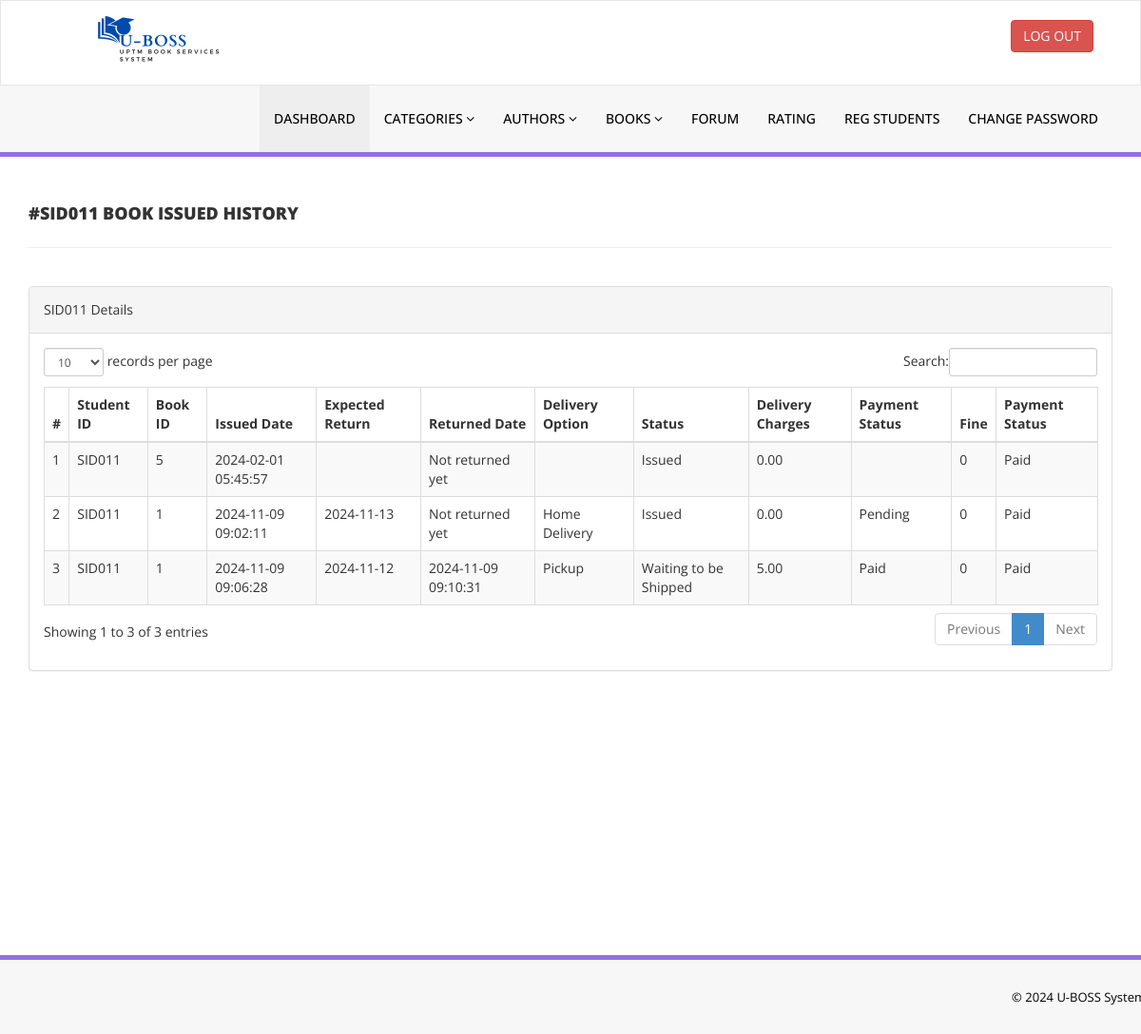
Screenshot of /library/admin/student-history.php?stdid=SID011 (signed in) with the database file from the repository.
### tables this page shows
CREATE TABLE `tblissuedbookdetails` (
  `id` int(11) NOT NULL,
  `BookId` int(11) DEFAULT NULL,
  `StudentID` varchar(150) DEFAULT NULL,
  `IssuesDate` timestamp NULL DEFAULT current_timestamp(),
  `ReturnDate` timestamp NULL DEFAULT NULL ON UPDATE current_timestamp(),
  `DeliveryOption` varchar(50) DEFAULT NULL,
  `status` enum('Issued','Returned','Waiting to be Shipped','Waiting to be Pickup') DEFAULT 'Issued',
  `ExpectedReturnDate` date DEFAULT NULL,
  `pay_status` enum('Paid','Pending','Not Paid') DEFAULT 'Pending',
  `amount` decimal(10,2) DEFAULT 0.00,
  `fine` int(11) NOT NULL,
  `payment_status` enum('Paid','Pending','Not Paid') NOT NULL
);

### library/admin/student-history.php (the view, shortened to what this page needs)
<?php
include('includes/config.php');
if (strlen($_SESSION['alogin']) == 0) {
    header('location:index.php');
} else {
?>
<!DOCTYPE html>
<html xmlns="http://www.w3.org/1999/xhtml">
<head>
    <link href="assets/css/bootstrap.css" rel="stylesheet" />
    <link href="assets/css/font-awesome.css" rel="stylesheet" />
    <link href="assets/js/dataTables/dataTables.bootstrap.css" rel="stylesheet" />
    <link href="assets/css/style.css" rel="stylesheet" />
</head>
<body>
    <?php include('includes/header.php'); ?>
    <div class="content-wrapper">
        <div class="container">
            <div class="row pad-botm">
                <div class="col-md-12">
                    <?php $sid = $_GET['stdid']; ?>
                    <h4 class="header-line">#<?php echo $sid; ?> Book Issued History</h4>
                </div>
            </div>
            <div class="row">
                <div class="col-md-12">
                    <div class="panel panel-default">
                        <div class="panel-heading">
                            <?php echo $sid; ?> Details
                        </div>
                        <div class="panel-body">
                            <div class="table-responsive">
                                <table class="table table-striped table-bordered table-hover" id="dataTables-example">
                                    <thead>
                                        <tr>
                                            <th>#</th>
                                            <th>Student ID</th>
                                            <th>Book ID</th>
                                            <th>Issued Date</th>
                                            <th>Expected Return</th>
                                            <th>Returned Date</th>
                                            <th>Delivery Option</th>
                                            <th>Status</th>
                                            <th>Delivery Charges</th>
                                            <th>Payment Status</th>
                                            <th>Fine</th>
                                            <th>Payment Status</th>
                                        </tr>
                                    </thead>
                                    <tbody>
<?php
$sql = "SELECT tblissuedbookdetails.id, tblissuedbookdetails.BookId, tblissuedbookdetails.StudentId,
        tblissuedbookdetails.IssuesDate, tblissuedbookdetails.ExpectedReturnDate, tblissuedbookdetails.ReturnDate,
        tblissuedbookdetails.DeliveryOption, tblissuedbookdetails.status, tblissuedbookdetails.pay_status,
        tblissuedbookdetails.amount,tblissuedbookdetails.payment_status, tblissuedbookdetails.fine
        FROM tblissuedbookdetails
        WHERE tblissuedbookdetails.StudentId=:sid";
$query = $dbh->prepare($sql);
$query->bindParam(':sid', $sid, PDO::PARAM_STR);
$query->execute();
$results = $query->fetchAll(PDO::FETCH_OBJ);
$cnt = 1;
if ($query->rowCount() > 0) {
    foreach ($results as $result) { ?>
                                        <tr class="odd gradeX">
                                            <td class="center"><?php echo htmlentities($cnt); ?></td>
                                            <td class="center"><?php echo htmlentities($result->StudentId); ?></td>
                                            <td class="center"><?php echo htmlentities($result->BookId); ?></td>
                                            <td class="center"><?php echo htmlentities($result->IssuesDate); ?></td>
                                            <td class="center"><?php echo htmlentities($result->ExpectedReturnDate); ?></td>
                                            <td class="center">
                                                <?php echo ($result->ReturnDate) ? htmlentities($result->ReturnDate) : "Not returned yet"; ?>
                                            </td>
                                            <td class="center"><?php echo htmlentities($result->DeliveryOption); ?></td>
                                            <td class="center"><?php echo ($result->status) ;?></td>
                                            <td class="center"><?php echo htmlentities($result->amount); ?></td>
                                            <td class="center"><?php echo htmlentities($result->pay_status); ?></td>
                                            <td class="center"><?php echo htmlentities($result->fine); ?></td>
                                             <td class="center"><?php echo htmlentities($result->payment_status); ?></td>
                                        </tr>
 <?php $cnt++; } } ?>
                                    </tbody>
                                </table>
                            </div>
                        </div>
                    </div>
                </div>
            </div>
        </div>
    </div>
    <?php include('includes/footer.php'); ?>
</body>
</html>
<?php } ?>

### library/admin/assets/css/style.css (style rules this page uses)
.content-wrapper { margin-top: 40px; min-height:800px; padding-bottom:90px; }
.header-line { font-weight:900; padding-bottom:25px; border-bottom:1px solid #eeeeee; text-transform:uppercase; }
.pad-botm { padding-bottom:30px; }

### rows the page displays
tblissuedbookdetails: StudentID "SID011", BookId "5", IssuesDate "2024-02-01 05:45:57", shows "Not returned yet", status "Issued", amount "0.00", fine "0", payment_status "Paid"
tblissuedbookdetails: StudentID "SID011", BookId "1", IssuesDate "2024-11-09 09:02:11", ExpectedReturnDate "2024-11-13", shows "Not returned yet", DeliveryOption "Home Delivery", status "Issued", amount "0.00", pay_status "Pending", fine "0", payment_status "Paid"
tblissuedbookdetails: StudentID "SID011", BookId "1", IssuesDate "2024-11-09 09:06:28", ExpectedReturnDate "2024-11-12", ReturnDate "2024-11-09 09:10:31", DeliveryOption "Pickup", status "Waiting to be Shipped", amount "5.00", pay_status "Paid", fine "0", payment_status "Paid"

### other values shown
$sid "SID011"
